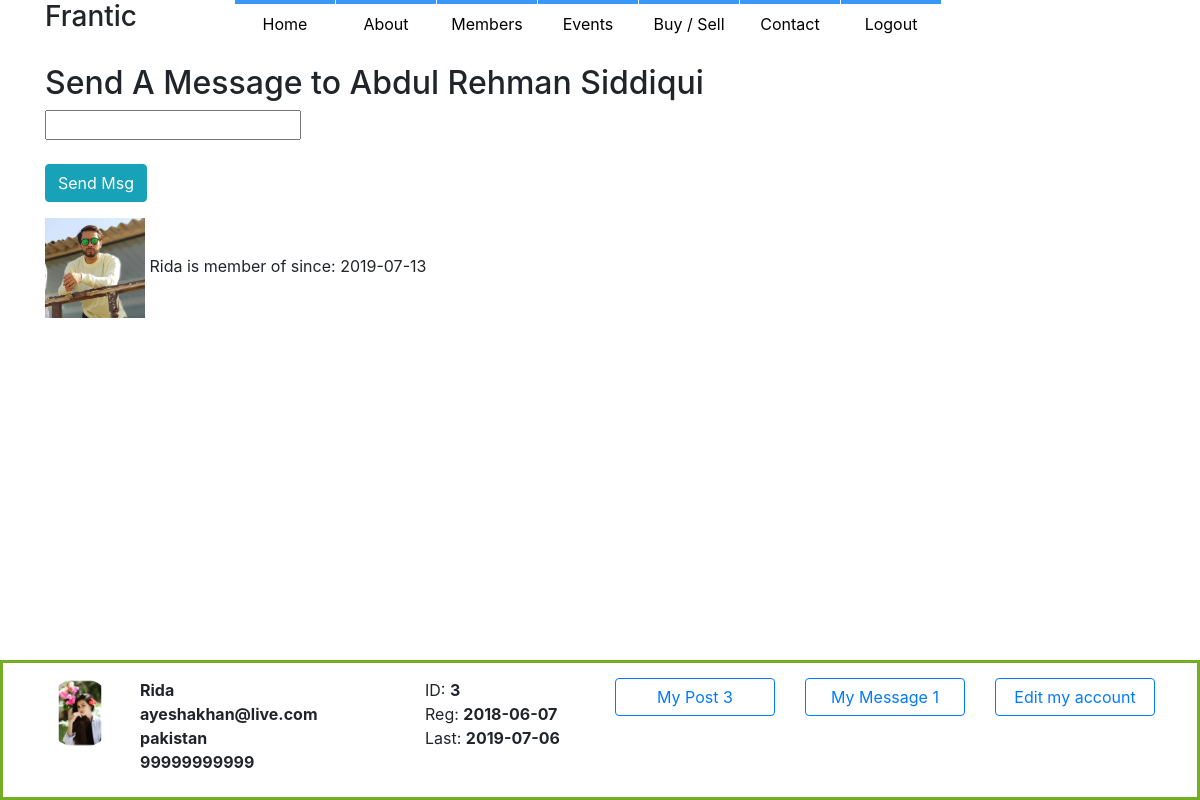
Page /message.php?u_id=2 (signed in) on the committed database.
### tables this page shows
CREATE TABLE `users` (
  `user_id` int(11) NOT NULL,
  `user_name` varchar(50) NOT NULL,
  `user_pass` varchar(50) NOT NULL,
  `user_email` varchar(50) NOT NULL,
  `user_country` varchar(50) NOT NULL,
  `user_gender` varchar(10) NOT NULL,
  `user_des` text NOT NULL,
  `user_birth` date NOT NULL,
  `user_mobile` text NOT NULL,
  `user_image` text NOT NULL,
  `cover` text NOT NULL,
  `registor_date` date NOT NULL,
  `last_login` date NOT NULL,
  `status` text NOT NULL,
  `ver_code` int(100) NOT NULL,
  `posts` text NOT NULL
);

### message.php (the view, shortened to what this page needs)
<?php
include("functions/functions.php");
if(!isset($_SESSION['user_email'])){
	header("location: index.php");
}
else {
include("template/header.php");
include("template/footer.php");
?>
<div class="container">
    <div class="row">
        <div class="col-lg-12 padding">
		<?php
			if(isset($_GET['u_id'])){
			$u_id = $_GET['u_id'];
			$sel = "select * from users where user_id='$u_id'";
			$run = mysqli_query($con,$sel);
			$row=mysqli_fetch_array($run);
			$user_name2 = $row['user_name'];
			$user_image = $row['user_image'];
			$reg_date = $row['registor_date'];
			}
			echo "<h2>Send A Message to $user_name2</h2>";
		?>
		<form action="message.php?u_id=<?php echo $u_id;?>" method="post"  >
			<input type="text" name="msg_title" placeholder="" required="required"/><br><br>
			<input type="submit" name="new" value="Send Msg" class="btn btn-info"/><br>
		</form>
		<p>
			<img src="user/user_images/<?php echo $user_image;?>" width="auto" height="100px" />
			<?php echo $username;?> is member of since: <?php echo "$reg_date";?>
		</p>
        </div>
    </div>
</div>
<?php
}
?>

### template/footer.php (shortened to what this page needs)
  <div class="fixed d-none d-lg-block">
      <div class="container">
          <div class="row paddingtop">
	<?php
$user = $_SESSION['user_email'];
$get_user = "select *from users where user_email='$user'";
$run_user = mysqli_query($con,$get_user);
$row = mysqli_fetch_array($run_user);
$user_id = $row['user_id'];
$username = $row['user_name'];
$user_image = $row['user_image'];
$user_email = $row['user_email'];
$user_country = $row['user_country'];
$mobile = $row['user_mobile'];
$registor_date = $row['registor_date'];
$last_login = $row['last_login'];
$get_posts = "select * from posts where user_id='$user_id'";
$run_posts = mysqli_query($con,$get_posts);
$posts = mysqli_num_rows($run_posts);
$get_msgs = "select * from inbox where user_id='$user_id' || sender_id='$user_id'";
$run_msgs = mysqli_query($con,$get_msgs);
$msgs = mysqli_num_rows($run_msgs);
echo "
              <div class='col-lg-1'>
			<img class='rounded-circle' src='user/user_images/$user_image' width='70' height='70'>
              </div>
              <div class='col-lg-3'>
                  <strong>$username</strong><br>
                  <strong>$user_email	</strong><br>
                  <strong>$user_country</strong><br>
                  <strong>$mobile</strong>
              </div>
              <div class='col-lg-2'>
                  ID: <strong>$user_id	</strong><br>
                  Reg: <strong>$registor_date</strong><br>
                  Last: <strong>$last_login</strong>
              </div>
              <div class='col-lg-2'>
                  <a class='btn btn-outline-primary btn-block' href='my_posts.php?u_id=$user_id'>My Post $posts</a>
              </div>
              <div class='col-lg-2'>
                  <a class='btn btn-outline-primary btn-block' href='inbox.php?user_id=$user_id'>My Message $msgs</a>
              </div>
              <div class='col-lg-2'>
                  <a class='btn btn-outline-primary btn-block' href='edit_profile.php?u_id=$user_id'>Edit my account</a>
              </div>
	";
?>
          </div>
      </div>
  </div>

### css/style.css (style rules this page uses)
.fixed { position: fixed; bottom: 0; border: 3px solid #73AD21; width: 100%; background-color:#fff; height:140px; z-index: 90; }
.padding { padding-top:20px; padding-bottom:20px; }
.paddingtop { padding-top:15px; }

### rows in the picture
users: user_image (picture), user_name "Rida", user_email "ayeshakhan@live.com", user_country "pakistan", user_mobile "99999999999", user_id "3", registor_date "2018-06-07", last_login "2019-07-06"
users: user_name "Abdul Rehman Siddiqui", user_image (picture), registor_date "2019-07-13"

### other values in the picture
$posts "3"
$msgs "1"
